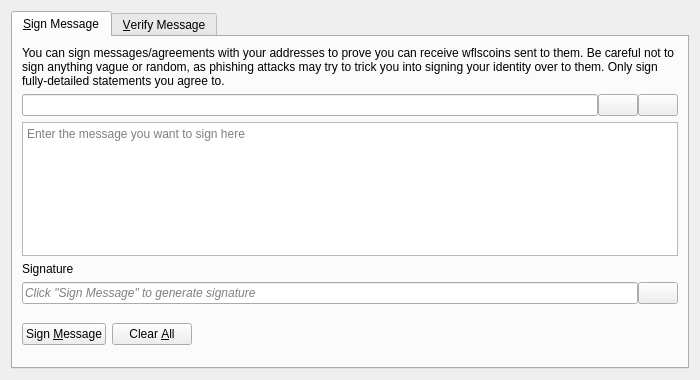
<?xml version="1.0" encoding="UTF-8"?>
<ui version="4.0">
 <class>SignVerifyMessageDialog</class>
 <widget class="QDialog" name="SignVerifyMessageDialog">
  <property name="geometry">
   <rect>
    <x>0</x>
    <y>0</y>
    <width>700</width>
    <height>380</height>
   </rect>
  </property>
  <property name="windowTitle">
   <string>Signatures - Sign / Verify a Message</string>
  </property>
  <property name="modal">
   <bool>true</bool>
  </property>
  <layout class="QVBoxLayout" name="verticalLayout">
   <item>
    <widget class="QTabWidget" name="tabWidget">
     <property name="currentIndex">
      <number>0</number>
     </property>
     <widget class="QWidget" name="tabSignMessage">
      <attribute name="title">
       <string>&amp;Sign Message</string>
      </attribute>
      <layout class="QVBoxLayout" name="verticalLayout_SM">
       <item>
        <widget class="QLabel" name="infoLabel_SM">
         <property name="text">
          <string>You can sign messages/agreements with your addresses to prove you can receive wflscoins sent to them. Be careful not to sign anything vague or random, as phishing attacks may try to trick you into signing your identity over to them. Only sign fully-detailed statements you agree to.</string>
         </property>
         <property name="textFormat">
          <enum>Qt::PlainText</enum>
         </property>
         <property name="wordWrap">
          <bool>true</bool>
         </property>
        </widget>
       </item>
       <item>
        <layout class="QHBoxLayout" name="horizontalLayout_1_SM">
         <property name="spacing">
          <number>0</number>
         </property>
         <item>
          <widget class="QValidatedLineEdit" name="addressIn_SM">
           <property name="toolTip">
            <string>The Wflscoin address to sign the message with</string>
           </property>
          </widget>
         </item>
         <item>
          <widget class="QPushButton" name="addressBookButton_SM">
           <property name="toolTip">
            <string>Choose previously used address</string>
           </property>
           <property name="text">
            <string/>
           </property>
           <property name="icon">
            <iconset resource="../wflscoin.qrc">
             <normaloff>:/icons/address-book</normaloff>:/icons/address-book</iconset>
           </property>
           <property name="shortcut">
            <string>Alt+A</string>
           </property>
           <property name="autoDefault">
            <bool>false</bool>
           </property>
          </widget>
         </item>
         <item>
          <widget class="QPushButton" name="pasteButton_SM">
           <property name="toolTip">
            <string>Paste address from clipboard</string>
           </property>
           <property name="text">
            <string/>
           </property>
           <property name="icon">
            <iconset resource="../wflscoin.qrc">
             <normaloff>:/icons/editpaste</normaloff>:/icons/editpaste</iconset>
           </property>
           <property name="shortcut">
            <string>Alt+P</string>
           </property>
           <property name="autoDefault">
            <bool>false</bool>
           </property>
          </widget>
         </item>
        </layout>
       </item>
       <item>
        <widget class="QPlainTextEdit" name="messageIn_SM">
         <property name="toolTip">
          <string>Enter the message you want to sign here</string>
         </property>
         <property name="placeholderText">
          <string>Enter the message you want to sign here</string>
         </property>
        </widget>
       </item>
       <item>
        <widget class="QLabel" name="signatureLabel_SM">
         <property name="text">
          <string>Signature</string>
         </property>
         <property name="textFormat">
          <enum>Qt::PlainText</enum>
         </property>
        </widget>
       </item>
       <item>
        <layout class="QHBoxLayout" name="horizontalLayout_2_SM">
         <property name="spacing">
          <number>0</number>
         </property>
         <item>
          <widget class="QLineEdit" name="signatureOut_SM">
           <property name="placeholderText">
            <string>Click "Sign Message" to generate signature</string>
           </property>
           <property name="font">
            <font>
             <italic>true</italic>
            </font>
           </property>
           <property name="readOnly">
            <bool>true</bool>
           </property>
          </widget>
         </item>
         <item>
          <widget class="QPushButton" name="copySignatureButton_SM">
           <property name="toolTip">
            <string>Copy the current signature to the system clipboard</string>
           </property>
           <property name="text">
            <string/>
           </property>
           <property name="icon">
            <iconset resource="../wflscoin.qrc">
             <normaloff>:/icons/editcopy</normaloff>:/icons/editcopy</iconset>
           </property>
           <property name="autoDefault">
            <bool>false</bool>
           </property>
          </widget>
         </item>
        </layout>
       </item>
       <item>
        <layout class="QHBoxLayout" name="horizontalLayout_3_SM">
         <item>
          <widget class="QPushButton" name="signMessageButton_SM">
           <property name="toolTip">
            <string>Sign the message to prove you own this Wflscoin address</string>
           </property>
           <property name="text">
            <string>Sign &amp;Message</string>
           </property>
           <property name="icon">
            <iconset resource="../wflscoin.qrc">
             <normaloff>:/icons/edit</normaloff>:/icons/edit</iconset>
           </property>
           <property name="autoDefault">
            <bool>false</bool>
           </property>
          </widget>
         </item>
         <item>
          <widget class="QPushButton" name="clearButton_SM">
           <property name="toolTip">
            <string>Reset all sign message fields</string>
           </property>
           <property name="text">
            <string>Clear &amp;All</string>
           </property>
           <property name="icon">
            <iconset resource="../wflscoin.qrc">
             <normaloff>:/icons/remove</normaloff>:/icons/remove</iconset>
           </property>
           <property name="autoDefault">
            <bool>false</bool>
           </property>
          </widget>
         </item>
         <item>
          <spacer name="horizontalSpacer_1_SM">
           <property name="orientation">
            <enum>Qt::Horizontal</enum>
           </property>
           <property name="sizeHint" stdset="0">
            <size>
             <width>40</width>
             <height>48</height>
            </size>
           </property>
          </spacer>
         </item>
         <item>
          <widget class="QLabel" name="statusLabel_SM">
           <property name="font">
            <font>
             <weight>75</weight>
             <bold>true</bold>
            </font>
           </property>
           <property name="text">
            <string/>
           </property>
           <property name="wordWrap">
            <bool>true</bool>
           </property>
          </widget>
         </item>
         <item>
          <spacer name="horizontalSpacer_2_SM">
           <property name="orientation">
            <enum>Qt::Horizontal</enum>
           </property>
           <property name="sizeHint" stdset="0">
            <size>
             <width>40</width>
             <height>48</height>
            </size>
           </property>
          </spacer>
         </item>
        </layout>
       </item>
      </layout>
     </widget>
     <widget class="QWidget" name="tabVerifyMessage">
      <attribute name="title">
       <string>&amp;Verify Message</string>
      </attribute>
      <layout class="QVBoxLayout" name="verticalLayout_VM">
       <item>
        <widget class="QLabel" name="infoLabel_VM">
         <property name="text">
          <string>Enter the receiver's address, message (ensure you copy line breaks, spaces, tabs, etc. exactly) and signature below to verify the message. Be careful not to read more into the signature than what is in the signed message itself, to avoid being tricked by a man-in-the-middle attack. Note that this only proves the signing party receives with the address, it cannot prove sendership of any transaction!</string>
         </property>
         <property name="textFormat">
          <enum>Qt::PlainText</enum>
         </property>
         <property name="alignment">
          <set>Qt::AlignLeading|Qt::AlignLeft|Qt::AlignTop</set>
         </property>
         <property name="wordWrap">
          <bool>true</bool>
         </property>
        </widget>
       </item>
       <item>
        <layout class="QHBoxLayout" name="horizontalLayout_1_VM">
         <property name="spacing">
          <number>0</number>
         </property>
         <item>
          <widget class="QValidatedLineEdit" name="addressIn_VM">
           <property name="toolTip">
            <string>The Wflscoin address the message was signed with</string>
           </property>
          </widget>
         </item>
         <item>
          <widget class="QPushButton" name="addressBookButton_VM">
           <property name="toolTip">
            <string>Choose previously used address</string>
           </property>
           <property name="text">
            <string/>
           </property>
           <property name="icon">
            <iconset resource="../wflscoin.qrc">
             <normaloff>:/icons/address-book</normaloff>:/icons/address-book</iconset>
           </property>
           <property name="shortcut">
            <string>Alt+A</string>
           </property>
           <property name="autoDefault">
            <bool>false</bool>
           </property>
          </widget>
         </item>
        </layout>
       </item>
       <item>
        <widget class="QPlainTextEdit" name="messageIn_VM">
          <property name="toolTip">
            <string>The signed message to verify</string>
          </property>
          <property name="placeholderText">
            <string>The signed message to verify</string>
          </property>
        </widget>
       </item>
       <item>
        <widget class="QValidatedLineEdit" name="signatureIn_VM">
          <property name="toolTip">
            <string>The signature given when the message was signed</string>
          </property>
          <property name="placeholderText">
            <string>The signature given when the message was signed</string>
          </property>
        </widget>
       </item>
       <item>
        <layout class="QHBoxLayout" name="horizontalLayout_2_VM">
         <item>
          <widget class="QPushButton" name="verifyMessageButton_VM">
           <property name="toolTip">
            <string>Verify the message to ensure it was signed with the specified Wflscoin address</string>
           </property>
           <property name="text">
            <string>Verify &amp;Message</string>
           </property>
           <property name="icon">
            <iconset resource="../wflscoin.qrc">
             <normaloff>:/icons/transaction_0</normaloff>:/icons/transaction_0</iconset>
           </property>
           <property name="autoDefault">
            <bool>false</bool>
           </property>
          </widget>
         </item>
         <item>
          <widget class="QPushButton" name="clearButton_VM">
           <property name="toolTip">
            <string>Reset all verify message fields</string>
           </property>
           <property name="text">
            <string>Clear &amp;All</string>
           </property>
           <property name="icon">
            <iconset resource="../wflscoin.qrc">
             <normaloff>:/icons/remove</normaloff>:/icons/remove</iconset>
           </property>
           <property name="autoDefault">
            <bool>false</bool>
           </property>
          </widget>
         </item>
         <item>
          <spacer name="horizontalSpacer_1_VM">
           <property name="orientation">
            <enum>Qt::Horizontal</enum>
           </property>
           <property name="sizeHint" stdset="0">
            <size>
             <width>40</width>
             <height>48</height>
            </size>
           </property>
          </spacer>
         </item>
         <item>
          <widget class="QLabel" name="statusLabel_VM">
           <property name="font">
            <font>
             <weight>75</weight>
             <bold>true</bold>
            </font>
           </property>
           <property name="text">
            <string/>
           </property>
           <property name="wordWrap">
            <bool>true</bool>
           </property>
          </widget>
         </item>
         <item>
          <spacer name="horizontalSpacer_2_VM">
           <property name="orientation">
            <enum>Qt::Horizontal</enum>
           </property>
           <property name="sizeHint" stdset="0">
            <size>
             <width>40</width>
             <height>48</height>
            </size>
           </property>
          </spacer>
         </item>
        </layout>
       </item>
      </layout>
     </widget>
    </widget>
   </item>
  </layout>
 </widget>
 <customwidgets>
  <customwidget>
   <class>QValidatedLineEdit</class>
   <extends>QLineEdit</extends>
   <header>qt/qvalidatedlineedit.h</header>
  </customwidget>
 </customwidgets>
 <resources>
  <include location="../wflscoin.qrc"/>
 </resources>
 <connections/>
</ui>
